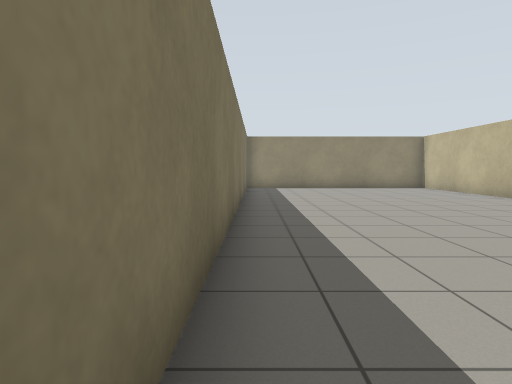
View 1 (above)

24 first-person views from a walk through a Gazebo world. The camera is 0.94 m above the floor, tilts 4° down and sees 75° across. The floor is counted in squares, 1 m on a side. Each view is taken from the middle of a square. On the plan, view 1 faces up. The plan holds only what a view shows up to about 12 squares ahead; the rest is blank.

View 2
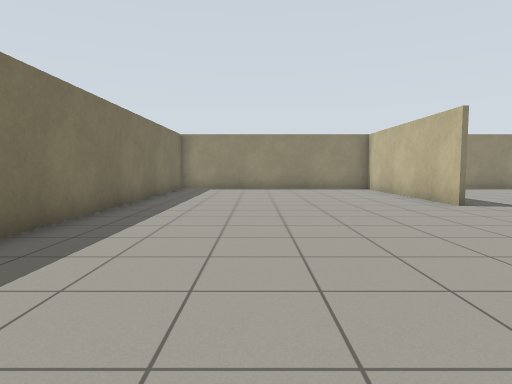

View 3
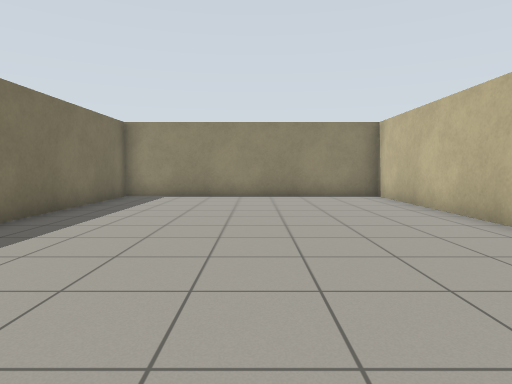

View 4
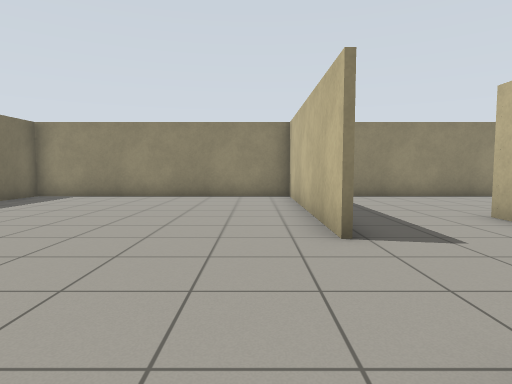

View 5
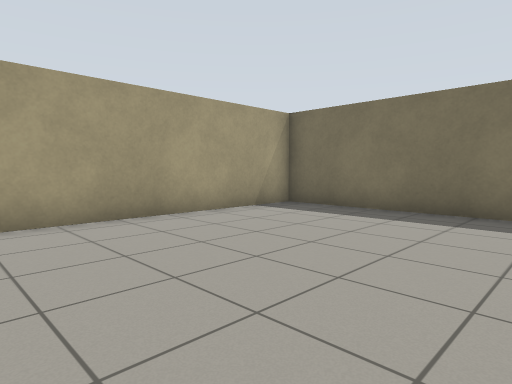

View 6
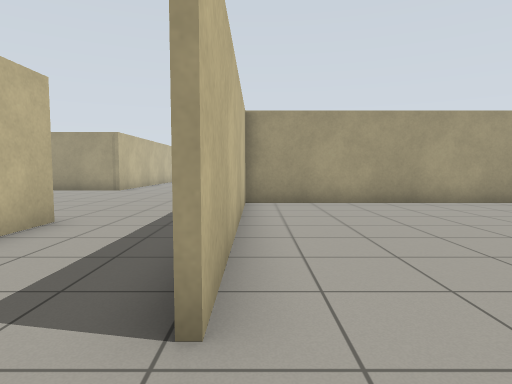

View 7
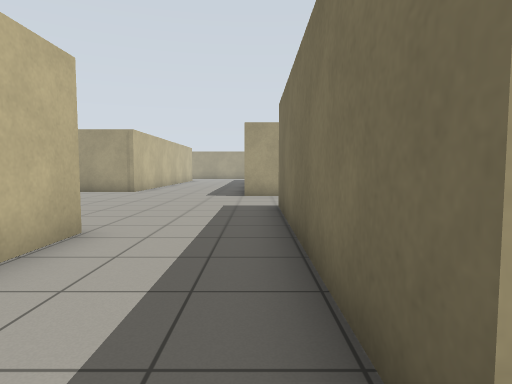

View 8
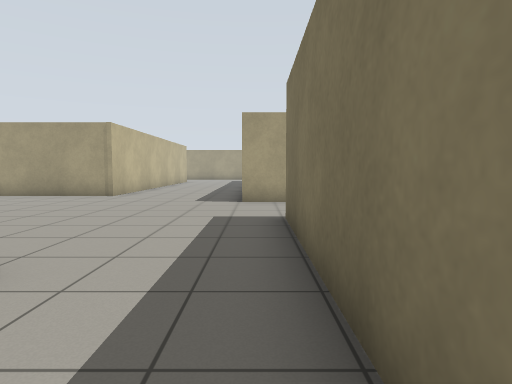

View 9
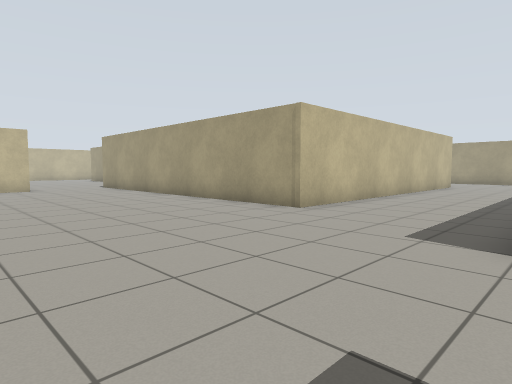

View 10
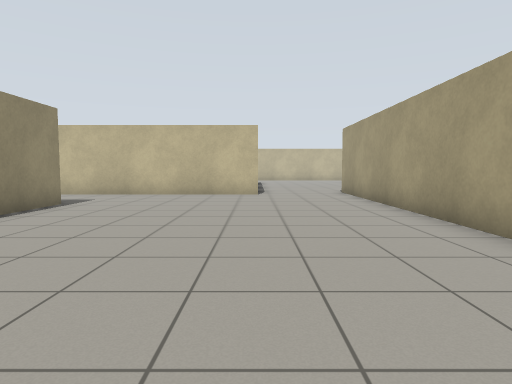

View 11
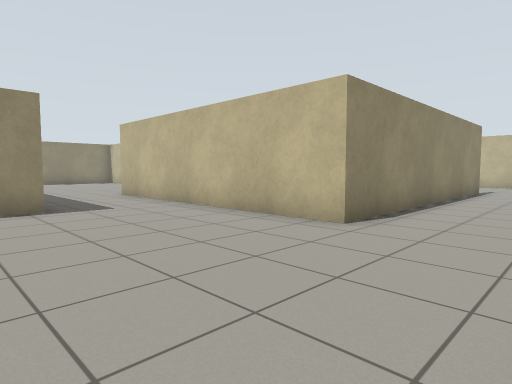

View 12
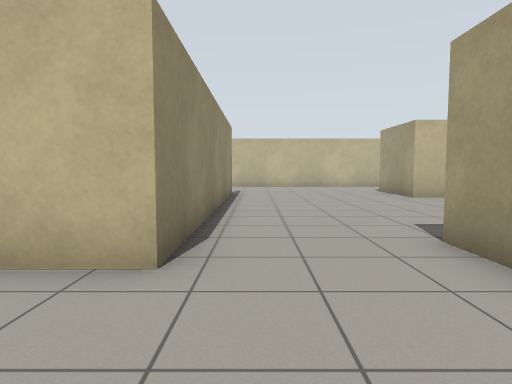

View 13
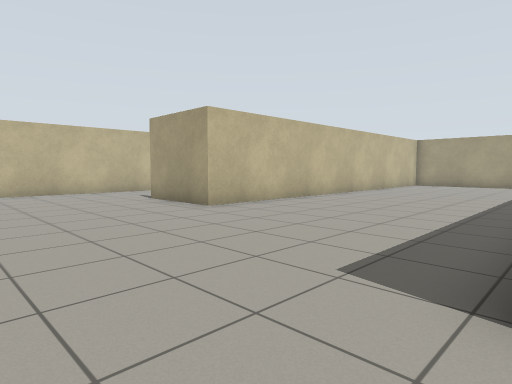

View 14
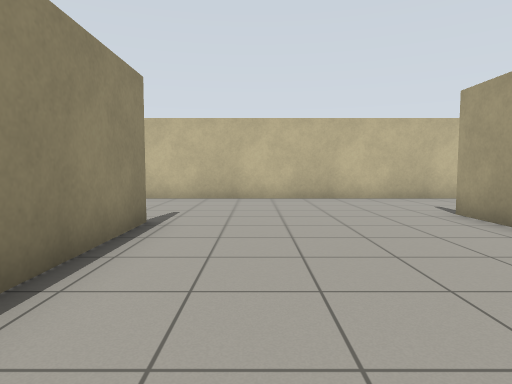

View 15
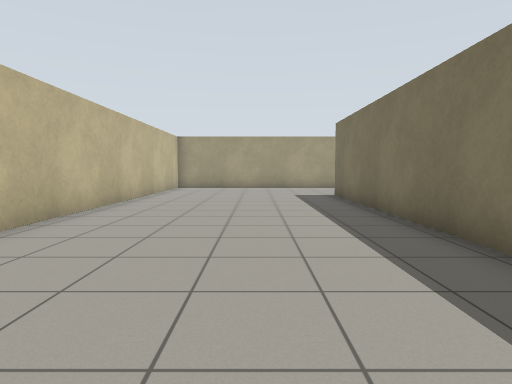

View 16
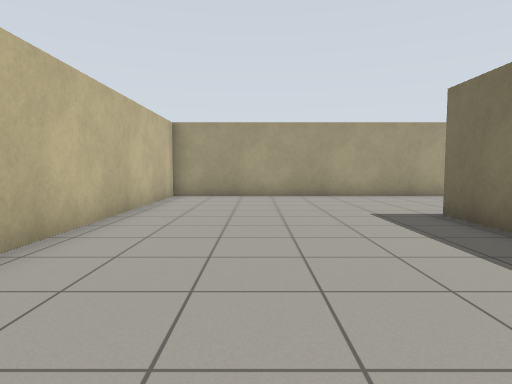

View 17
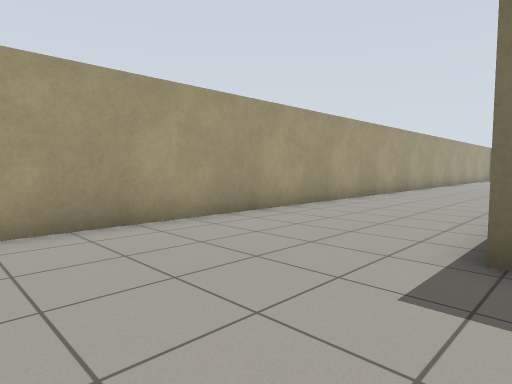

View 18
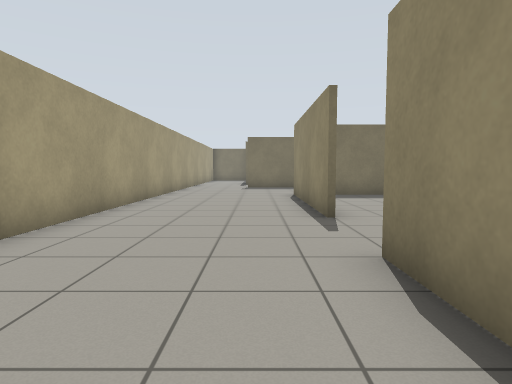

View 19
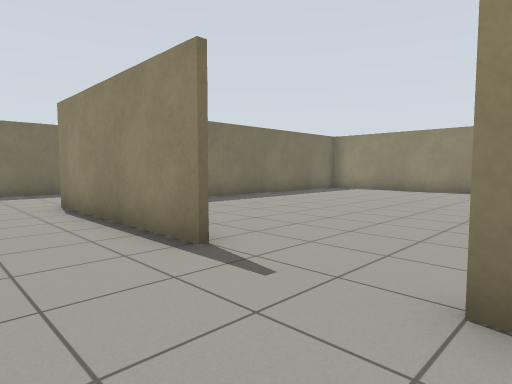

View 20
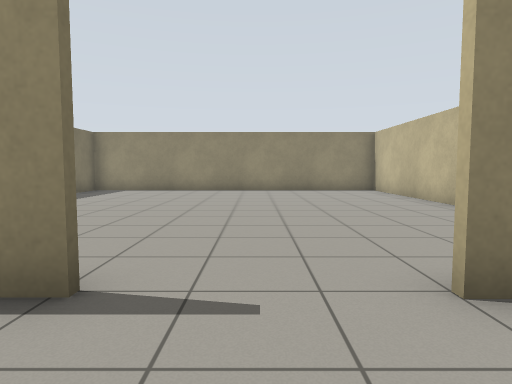

View 21
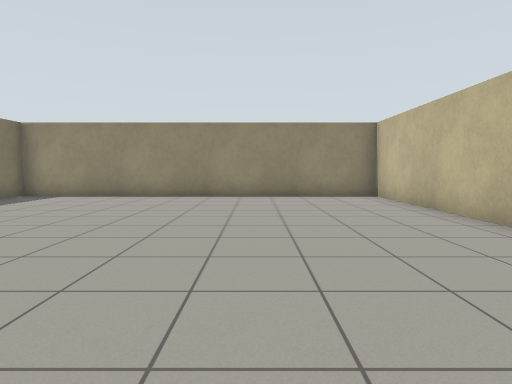

View 22
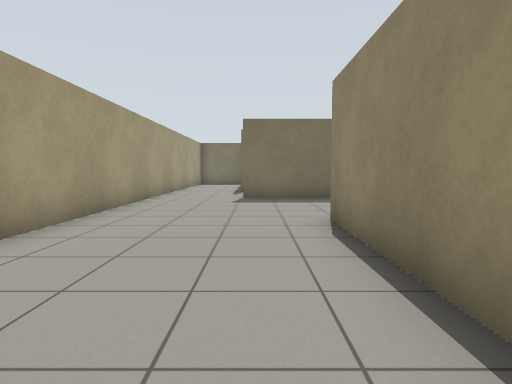

View 23
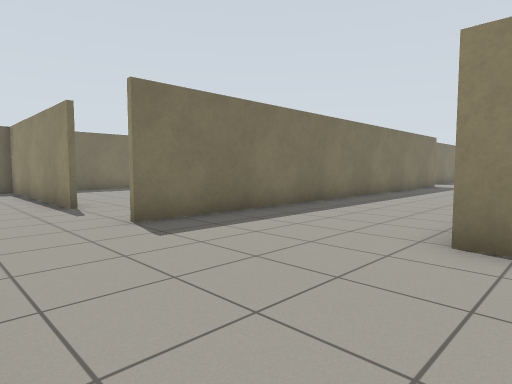

View 24
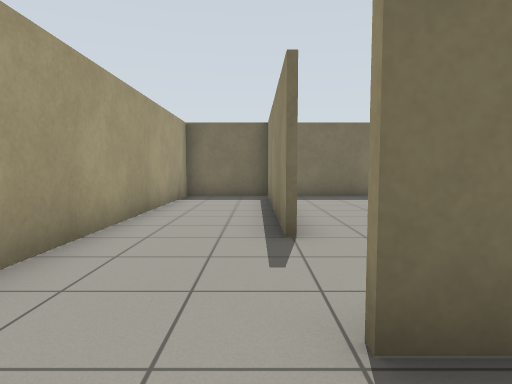

### Floor plan
Ten units are one square. View 1 is at (0, 0); x grows to the right and y downward. Boxes are objects, and circles mark ways between rooms. Rooms are numbered by the first view taken in them; rooms with no view inside come last. Other rooms are left out.
<svg viewBox="-9 -168 408 407">
<path fill="none" stroke="#000" d="M82 -94 82 -163 -4 -163 -4 11 82 11 82 -63M262 105 262 187M219 -22 196 -22M139 122 139 64 263 64M116 -21 116 -38M349 31 251 31 251 -60M198 186 139 186M244 186 224 186M81 44 95 44M94 115 94 205M84 -63 84 12M394 114 394 15M116 -109 116 -115M65 206 -2 206M151 -163 103 -163M-4 210 -4 234 328 234 328 91 359 91M140 129 140 172M261 127 261 66 140 66 140 77"/>
<circle cx="80" cy="-80" r="3" fill="#2a7"/>
<circle cx="210" cy="180" r="3" fill="#2a7"/>
<text x="30" y="-80">1</text>
<text x="220" y="50">2</text>
<text x="200" y="130">3</text>
</svg>
Room 1 opens to room 2. Room 2 opens to room 3.

Where each view was taken, in squares from view 1:
view 1: 0 up, 0 right, facing up
view 2: 1 up, 3 right, facing up
view 3: 5 up, 4 right, facing up
view 4: 5 up, 7 right, facing up
view 5: 5 up, 7 right, facing down-left
view 6: 8 up, 8 right, facing down
view 7: 7 up, 9 right, facing down
view 8: 5 up, 9 right, facing down
view 9: 0 up, 9 right, facing down-right
view 10: 3 down, 13 right, facing right
view 11: 6 down, 20 right, facing up-right
view 12: 4 down, 22 right, facing right
view 13: 4 down, 26 right, facing down-right
view 14: 5 down, 29 right, facing right
view 15: 7 down, 29 right, facing down
view 16: 12 down, 30 right, facing down
view 17: 18 down, 30 right, facing down-left
view 18: 20 down, 26 right, facing left
view 19: 21 down, 23 right, facing up-left
view 20: 21 down, 21 right, facing up
view 21: 18 down, 22 right, facing up
view 22: 20 down, 20 right, facing left
view 23: 23 down, 15 right, facing up-left
view 24: 21 down, 11 right, facing left
